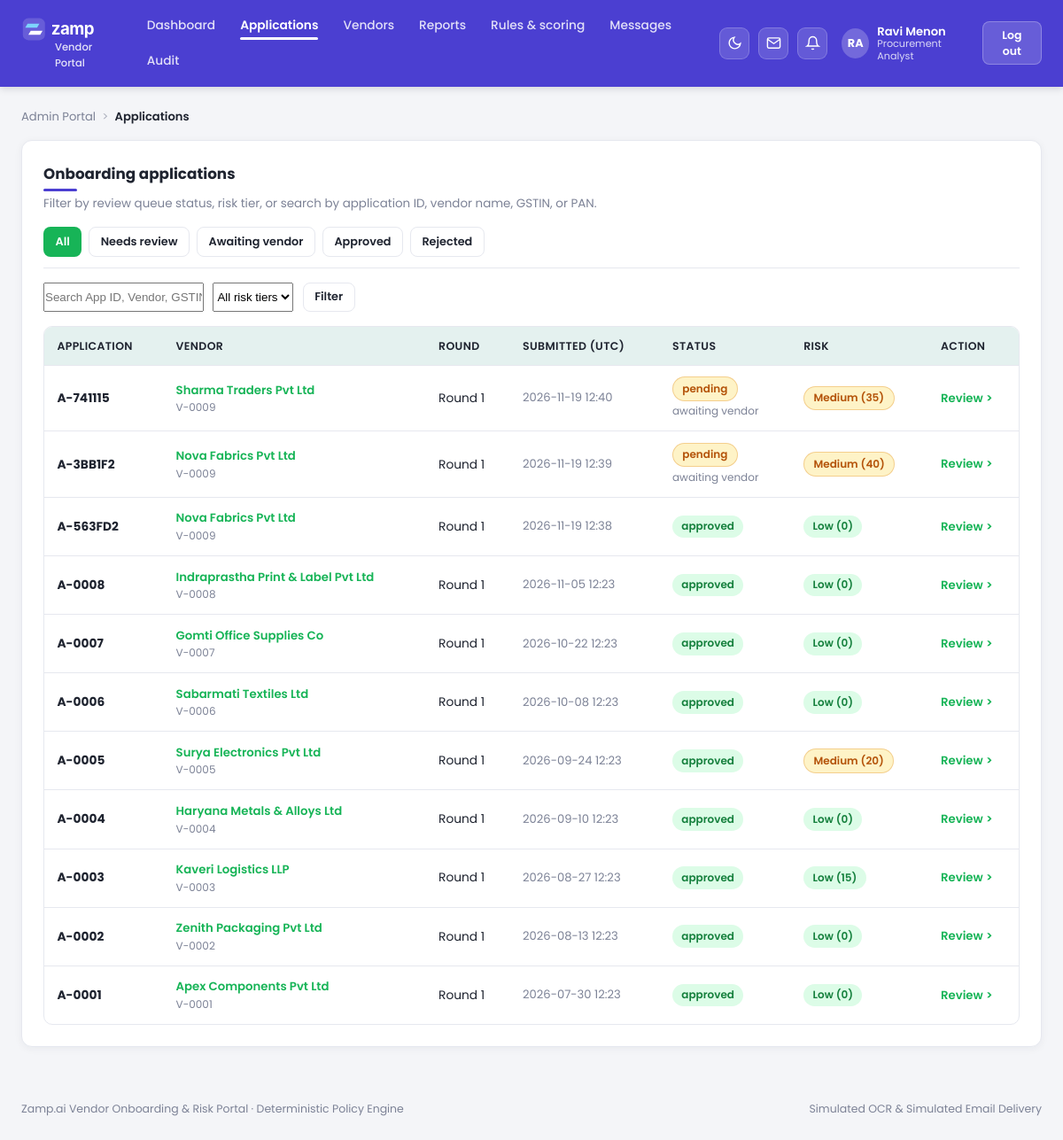
The page /admin/applications (signed in) on the database its author committed.
### tables this page shows
CREATE TABLE users (
            id TEXT PRIMARY KEY,
            email TEXT UNIQUE NOT NULL,
            password TEXT NOT NULL,
            role TEXT NOT NULL,
            display_name TEXT NOT NULL,
            vendor_id TEXT
        );

CREATE TABLE applications (
            id TEXT PRIMARY KEY,
            vendor_id TEXT NOT NULL,
            round INTEGER NOT NULL,
            ts REAL NOT NULL,
            status TEXT NOT NULL,
            substate TEXT,
            risk_score INTEGER DEFAULT 0,
            risk_tier TEXT DEFAULT 'Low',
            data TEXT NOT NULL,
            escalated INTEGER DEFAULT 0
        );

### app.py (the view)
@app.get("/admin/applications", response_class=HTMLResponse)
def admin_applications_page(request: Request, tab: str = "all", tier: str = "", q: str = ""):
    require_admin(request)
    conn = get_db()
    cursor = conn.cursor()
    cursor.execute("SELECT * FROM applications ORDER BY ts DESC")
    app_rows = [dict(r) for r in cursor.fetchall()]
    cursor.execute("SELECT * FROM vendors")
    vendors = {v["vendor_id"]: dict(v) for v in cursor.fetchall()}
    conn.close()
    q_clean = (q or "").strip().lower()
    items = []
    for a in app_rows:
        v = vendors.get(a["vendor_id"]) or {}
        sub_data = (json.loads(a["data"]).get("submission") or {})
        v_name = sub_data.get("vendor_name") or v.get("name") or a["vendor_id"]
        gstin_val = (sub_data.get("gstin") or v.get("gstin") or "").lower()
        pan_val = (sub_data.get("pan") or v.get("pan") or "").lower()
        if tab == "needs_review" and not (a["status"] == "pending" and a["substate"] == "awaiting_review"):
            continue
        if tab == "awaiting_vendor" and not (a["status"] == "pending" and a["substate"] == "awaiting_vendor"):
            continue
        if tab == "approved" and a["status"] != "approved":
            continue
        if tab == "rejected" and a["status"] != "rejected":
            continue
        a_tier = a["risk_tier"] or compute_risk_tier(a["risk_score"] or 0)
        if tier and a_tier.lower() != tier.lower():
            continue
        if q_clean:
            hay = f"{a['id']} {a['vendor_id']} {v_name} {gstin_val} {pan_val}".lower()
            if q_clean not in hay:
                continue
        dt_str = datetime.fromtimestamp(a["ts"], tz=timezone.utc).strftime("%Y-%m-%d %H:%M")
        items.append(
            {
                "id": a["id"],
                "vendor_id": a["vendor_id"],
                "vendor_name": v_name,
                "submitted_display": dt_str,
                "round": a["round"],
                "status": a["status"],
                "substate": a["substate"],
                "risk_score": a["risk_score"] or 0,
                "risk_tier": a_tier,
                "escalated": int(a.get("escalated") or 0),
            }
        )
    return render_page(
        request,
        "admin/applications.html",
        {
            "active_nav": "applications",
            "applications": items,
            "active_tab": tab,
            "tier": tier,
            "q": q,
        },
    )

### templates/admin/applications.html (shortened to what this page needs)
{% extends "base.html" %}
{% block content %}
<div class="breadcrumbs">
  <span>Admin Portal</span>
  <span class="sep">&gt;</span>
  <strong>Applications</strong>
</div>
<div class="card">
  <div style="display:flex;justify-content:space-between;align-items:center;flex-wrap:wrap;gap:0.75rem;margin-bottom:1rem;">
    <div>
      <h1 class="section-heading" style="margin-bottom:0.2rem;">Onboarding applications</h1>
      <p style="font-size:0.84rem;color:var(--muted);">Filter by review queue status, risk tier, or search by application ID, vendor name, GSTIN, or PAN.</p>
    </div>
  </div>
  <div style="display:flex;gap:0.5rem;flex-wrap:wrap;margin-bottom:1rem;border-bottom:1px solid var(--border);padding-bottom:0.75rem;">
    <a href="/admin/applications?tab=all&tier={{ tier }}&q={{ q }}" class="btn btn-sm {% if active_tab == 'all' %}btn-primary{% else %}btn-secondary{% endif %}">All</a>
    <a href="/admin/applications?tab=needs_review&tier={{ tier }}&q={{ q }}" class="btn btn-sm {% if active_tab == 'needs_review' %}btn-primary{% else %}btn-secondary{% endif %}">Needs review</a>
    <a href="/admin/applications?tab=awaiting_vendor&tier={{ tier }}&q={{ q }}" class="btn btn-sm {% if active_tab == 'awaiting_vendor' %}btn-primary{% else %}btn-secondary{% endif %}">Awaiting vendor</a>
    <a href="/admin/applications?tab=approved&tier={{ tier }}&q={{ q }}" class="btn btn-sm {% if active_tab == 'approved' %}btn-primary{% else %}btn-secondary{% endif %}">Approved</a>
    <a href="/admin/applications?tab=rejected&tier={{ tier }}&q={{ q }}" class="btn btn-sm {% if active_tab == 'rejected' %}btn-primary{% else %}btn-secondary{% endif %}">Rejected</a>
  </div>
  <form method="get" action="/admin/applications" style="display:flex;gap:0.65rem;flex-wrap:wrap;margin-bottom:1rem;">
    <input type="text" name="q" value="{{ q }}" placeholder="Search App ID, Vendor, GSTIN, PAN..." class="input" style="max-width:300px;">
    <select name="tier" class="input" style="max-width:170px;">
      <option value="">All risk tiers</option>
    </select>
    <button type="submit" class="btn btn-secondary btn-sm">Filter</button>
  </form>
  <div class="table-wrap">
    <table>
      <thead>
        <tr>
          <th>Application</th>
          <th>Vendor</th>
          <th>Round</th>
          <th>Submitted (UTC)</th>
          <th>Status</th>
          <th>Risk</th>
          <th>Action</th>
        </tr>
      </thead>
      <tbody>
        {% for a in applications %}
        <tr>
          <td><strong>{{ a.id }}</strong>{% if a.escalated %} <span class="pill pill-high">Escalated</span>{% endif %}</td>
          <td>
            <a href="/admin/vendors/{{ a.vendor_id }}" class="details-link">{{ a.vendor_name }}</a>
            <div style="font-size:0.75rem;color:var(--muted);">{{ a.vendor_id }}</div>
          </td>
          <td>Round {{ a.round }}</td>
          <td style="font-size:0.82rem;color:var(--muted);">{{ a.submitted_display }}</td>
          <td>
            <span class="pill pill-{{ a.status }}">{{ a.status }}</span>
            {% if a.substate %}
              <div style="font-size:0.75rem;color:var(--muted);margin-top:0.15rem;">{{ a.substate | replace('_', ' ') }}</div>
            {% endif %}
          </td>
          <td>
            <span class="pill pill-{{ a.risk_tier | lower }}">{{ a.risk_tier }} ({{ a.risk_score }})</span>
          </td>
          <td>
            <a href="/admin/applications/{{ a.id }}" class="details-link">Review &gt;</a>
          </td>
        </tr>
        {% else %}
        <tr>
          <td colspan="7" style="text-align:center;color:var(--muted);padding:1.5rem;">No applications match the selected filters.</td>
        </tr>
        {% endfor %}
      </tbody>
    </table>
  </div>
</div>
{% endblock %}

### templates/base.html (shortened to what this page needs)
<!DOCTYPE html>
<html lang="en">
<head>
  <link rel="stylesheet" href="/static/css/app.css" />
</head>
<body>
  <header class="topbar">
    <div class="topbar-inner">
      <div style="display:flex;align-items:center;gap:0.75rem;">
        <a href="{% if current_user %}{% if current_user.role == 'vendor' %}/vendor/home{% else %}/admin/dashboard{% endif %}{% else %}/{% endif %}" class="brand-group">
          <div>
            <img src="/static/img/zamp-logo.svg" alt="Zamp.ai" height="32" style="display:block;" />
            <span class="brand-sub">Vendor Portal</span>
          </div>
        </a>
      </div>
      {% if current_user %}
      <nav id="mainNavLinks" class="nav-links" aria-label="Main navigation">
        {% if current_user.role == 'vendor' %}
          <a href="/vendor/home" class="nav-link {% if active_nav == 'home' %}active{% endif %}">Home</a>
          <a href="/vendor/application" class="nav-link {% if active_nav == 'application' %}active{% endif %}">My application</a>
          <a href="/vendor/documents" class="nav-link {% if active_nav == 'documents' %}active{% endif %}">Documents</a>
          <a href="/vendor/messages" class="nav-link {% if active_nav == 'messages' %}active{% endif %}">Messages</a>
          <a href="/vendor/orders" class="nav-link {% if active_nav == 'orders' %}active{% endif %}">Orders</a>
          <a href="/vendor/profile" class="nav-link {% if active_nav == 'profile' %}active{% endif %}">Profile</a>
        {% else %}
          <a href="/admin/dashboard" class="nav-link {% if active_nav == 'dashboard' %}active{% endif %}">Dashboard</a>
          <a href="/admin/applications" class="nav-link {% if active_nav == 'applications' %}active{% endif %}">Applications</a>
          <a href="/admin/vendors" class="nav-link {% if active_nav == 'vendors' %}active{% endif %}">Vendors</a>
          <a href="/admin/reports" class="nav-link {% if active_nav == 'reports' %}active{% endif %}">Reports</a>
          <a href="/admin/rules" class="nav-link {% if active_nav == 'rules' %}active{% endif %}">Rules &amp; scoring</a>
          <a href="/admin/messages" class="nav-link {% if active_nav == 'messages' %}active{% endif %}">Messages</a>
          <a href="/admin/audit" class="nav-link {% if active_nav == 'audit' %}active{% endif %}">Audit</a>
        {% endif %}
      </nav>
      {% endif %}
      <div class="topbar-right">
        <button id="themeToggleBtn" type="button" class="icon-pill-btn" onclick="toggleTheme()" title="Toggle dark/light mode"></button>
        {% if current_user %}
          <a href="{% if current_user.role == 'vendor' %}/vendor/messages{% else %}/admin/messages{% endif %}" class="icon-pill-btn" title="Messages" aria-label="Messages">
            <svg width="17" height="17" viewBox="0 0 24 24" fill="none" stroke="currentColor" stroke-width="2"><path d="M4 4h16c1.1 0 2 .9 2 2v12c0 1.1-.9 2-2 2H4c-1.1 0-2-.9-2-2V6c0-1.1.9-2 2-2z"/><polyline points="22,6 12,13 2,6"/></svg>
          </a>
          <button type="button" class="icon-pill-btn" title="Notifications" aria-label="Notifications" onclick="showToast('Portal status', '{{ toast_hint or 'All compliance checks and audit logs are up to date.' }}', '{% if current_user.role == 'vendor' %}/vendor/messages{% else %}/admin/applications{% endif %}', 'View all')">
            <svg width="17" height="17" viewBox="0 0 24 24" fill="none" stroke="currentColor" stroke-width="2"><path d="M18 8A6 6 0 0 0 6 8c0 7-3 9-3 9h18s-3-2-3-9"/><path d="M13.73 21a2 2 0 0 1-3.46 0"/></svg>
          </button>
          <div class="user-chip">
            <div class="avatar-circle">{{ current_user.display_name[:2] | upper }}</div>
            <div class="user-meta">
              <span class="user-name">{{ current_user.display_name }}</span>
              <span class="user-role">
                {% if current_user.role == 'vendor' %}Vendor
                {% elif current_user.role == 'analyst' %}Procurement Analyst
                {% else %}Compliance Officer{% endif %}
              </span>
            </div>
          </div>
          <button type="button" class="btn-logout" onclick="logoutUser()">Log out</button>
        {% else %}
          <a href="/login/vendor" class="nav-link">Vendor login</a>
          <a href="/login/admin" class="nav-link">Admin login</a>
        {% endif %}
      </div>
    </div>
  </header>
  <main class="page-shell">
    {% block content %}{% endblock %}
  </main>
  <footer class="site-footer">
    <span>Zamp.ai Vendor Onboarding &amp; Risk Portal · Deterministic Policy Engine</span>
    <span>Simulated OCR &amp; Simulated Email Delivery</span>
  </footer>
</body>
</html>

### rows shown on the page
users: display_name "RA", display_name "Ravi Menon"
applications: id "A-741115", vendor_name "Sharma Traders Pvt Ltd", vendor_id "V-0009", round "1", submitted_display "2026-11-19 12:40", status "pending", substate "awaiting vendor", risk_tier "Medium", risk_score "35"
applications: id "A-3BB1F2", vendor_name "Nova Fabrics Pvt Ltd", vendor_id "V-0009", round "1", submitted_display "2026-11-19 12:39", status "pending", substate "awaiting vendor", risk_tier "Medium", risk_score "40"
applications: id "A-563FD2", vendor_name "Nova Fabrics Pvt Ltd", vendor_id "V-0009", round "1", submitted_display "2026-11-19 12:38", status "approved", risk_tier "Low", risk_score "0"
applications: id "A-0008", vendor_name "Indraprastha Print & Label Pvt Ltd", vendor_id "V-0008", round "1", submitted_display "2026-11-05 12:23", status "approved", risk_tier "Low", risk_score "0"
applications: id "A-0007", vendor_name "Gomti Office Supplies Co", vendor_id "V-0007", round "1", submitted_display "2026-10-22 12:23", status "approved", risk_tier "Low", risk_score "0"
applications: id "A-0006", vendor_name "Sabarmati Textiles Ltd", vendor_id "V-0006", round "1", submitted_display "2026-10-08 12:23", status "approved", risk_tier "Low", risk_score "0"
applications: id "A-0005", vendor_name "Surya Electronics Pvt Ltd", vendor_id "V-0005", round "1", submitted_display "2026-09-24 12:23", status "approved", risk_tier "Medium", risk_score "20"
applications: id "A-0004", vendor_name "Haryana Metals & Alloys Ltd", vendor_id "V-0004", round "1", submitted_display "2026-09-10 12:23", status "approved", risk_tier "Low", risk_score "0"
applications: id "A-0003", vendor_name "Kaveri Logistics LLP", vendor_id "V-0003", round "1", submitted_display "2026-08-27 12:23", status "approved", risk_tier "Low", risk_score "15"
applications: id "A-0002", vendor_name "Zenith Packaging Pvt Ltd", vendor_id "V-0002", round "1", submitted_display "2026-08-13 12:23", status "approved", risk_tier "Low", risk_score "0"
applications: id "A-0001", vendor_name "Apex Components Pvt Ltd", vendor_id "V-0001", round "1", submitted_display "2026-07-30 12:23", status "approved", risk_tier "Low", risk_score "0"
